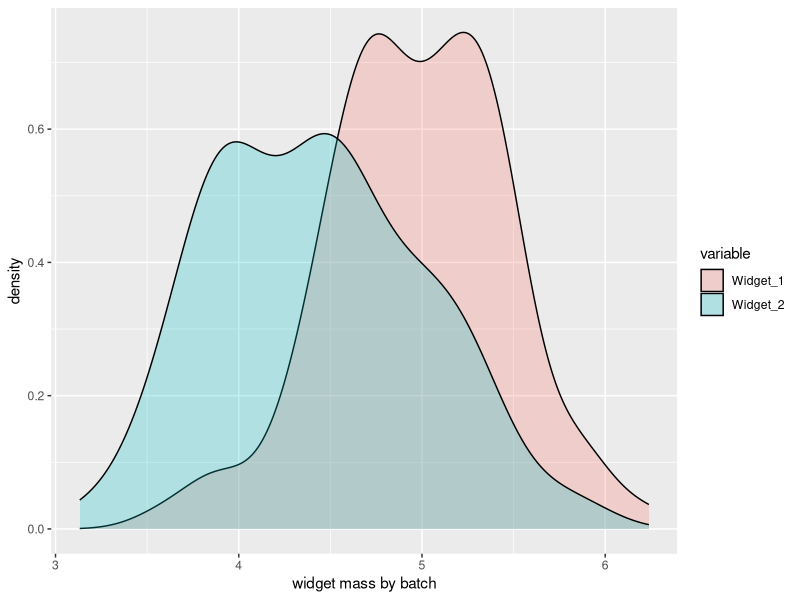
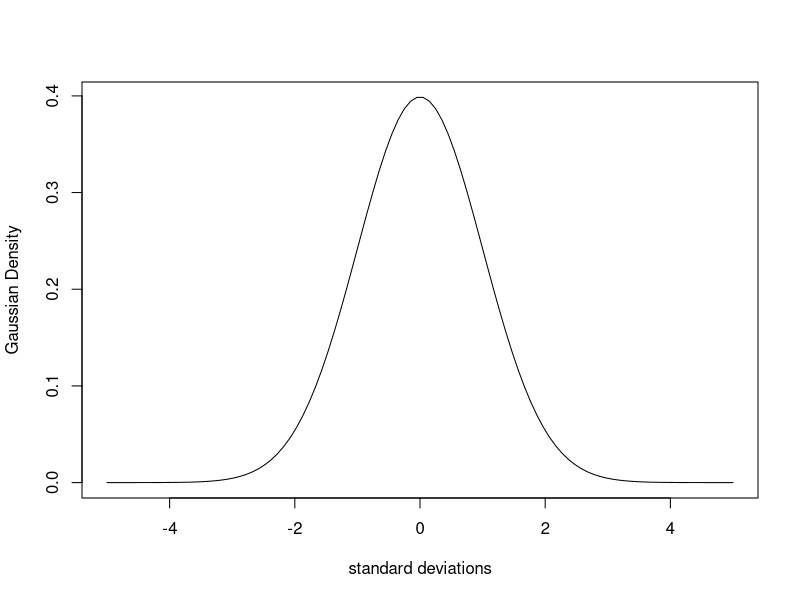
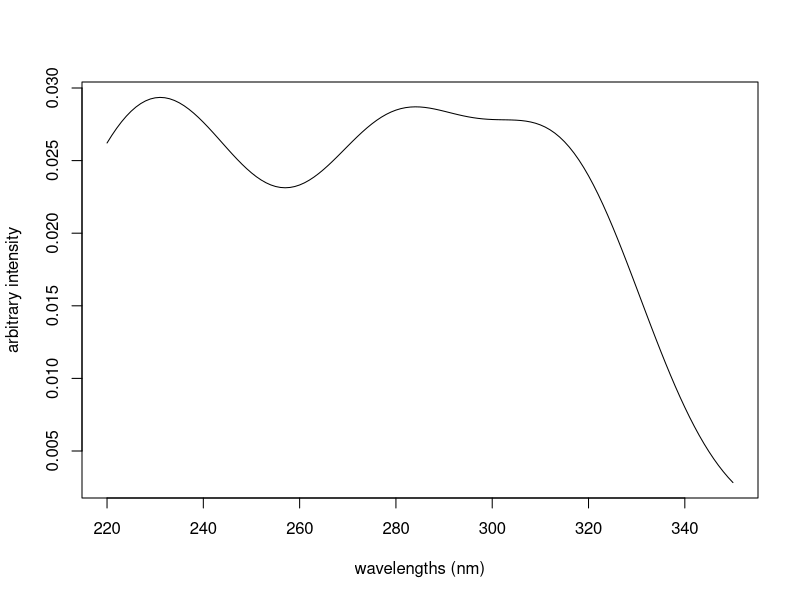
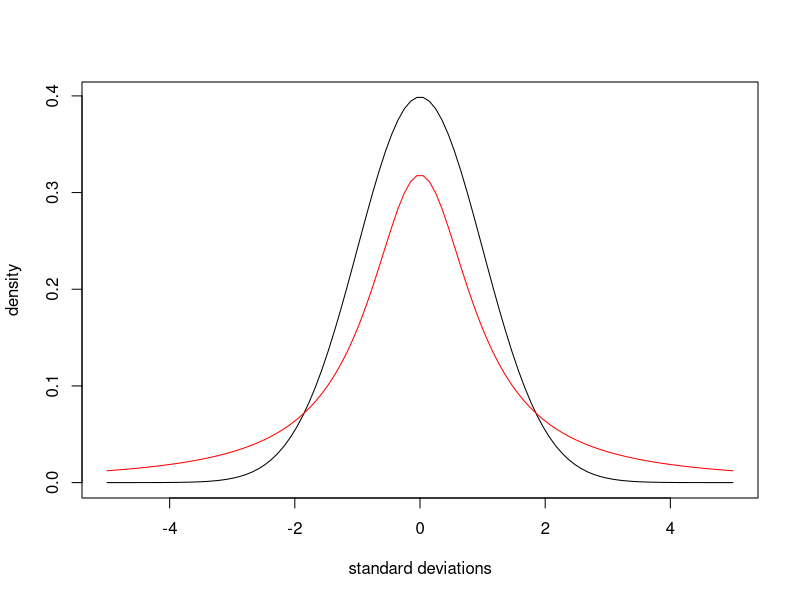
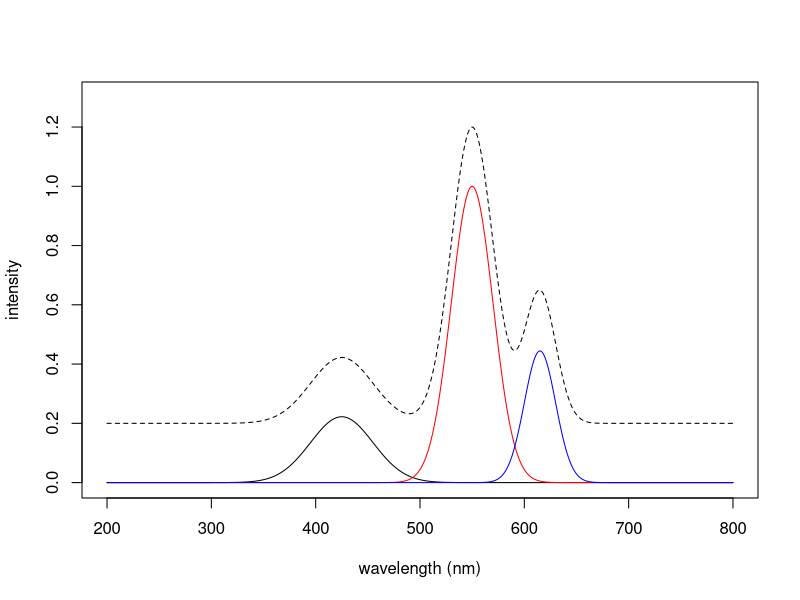
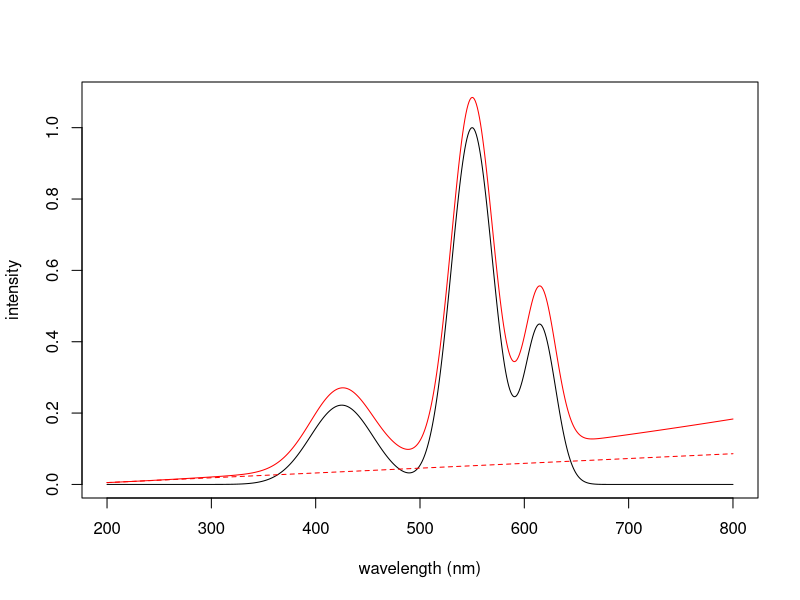
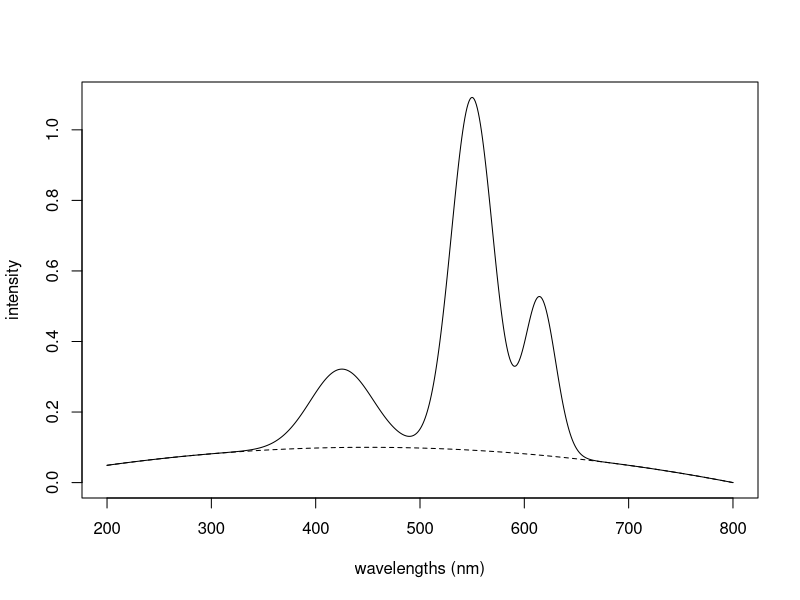

The R source for these figures, in order:
## ---- chunk 1
rm(list = ls())
library("knitr")
library("ggplot2")
library("reshape2")
opts_knit$set(echo = TRUE)
## ---- chunk 2
rnorm(3)
## ---- chunk 3
widget_1_masses <- rnorm(100, 5.0, 0.5) # mean mass 5.0
widget_2_masses <- rnorm(100, 4.5, 0.5) # mean mass 4.5
## ---- chunk 4
DF <- data.frame(Widget_1 = widget_1_masses, Widget_2 = widget_2_masses)
DF2 <- melt(DF)
p <- ggplot(data = DF2, aes(x = value, fill = variable))
p <- p + geom_density(alpha = 0.25) + labs(x = "widget mass by batch")
plot(p)
## ---- chunk 5
std_deviations <- seq(-5, 5, length.out = 100)
Gaussian_1 <- dnorm(std_deviations)
plot(std_deviations, Gaussian_1, type = "l",
  xlab = "standard deviations", ylab = "Gaussian Density")
## ---- chunk 6
wavelengths <- seq(220, 350, by = 1.0)
Peak1 <- dnorm(wavelengths, 230, 22)
Peak2 <- dnorm(wavelengths, 280, 17)
Peak3 <- dnorm(wavelengths, 315, 17)
Peaks123 <- colSums(rbind(1.6 * Peak1, Peak2, Peak3))
plot(wavelengths, Peaks123, type = "l",
  xlab = "wavelengths (nm)", ylab = "arbitrary intensity")
## ---- chunk 7
Gaussian_1 <- dnorm(std_deviations)
Cauchy_1 <- dcauchy(std_deviations)
plot(std_deviations, Gaussian_1, type = "l",
  xlab = "standard deviations", ylab = "density")
lines(std_deviations, Cauchy_1, col = "red")
## ---- chunk 8
wavelengths <- 200:800
Spec1 <- dnorm(wavelengths, 425, 30)
Spec2 <- dnorm(wavelengths, 550, 20) * 3 # boost the area
Spec3 <- dnorm(wavelengths, 615, 15)
Spec123 <- rbind(Spec1, Spec2, Spec3)
dim(Spec123) # matrix with samples in rows
## ---- chunk 9
scale01 <- function(M) {
  # scales the range of the matrix to [0...1]
  mn <- min(M)
  M <- M - mn
  mx <- max(M)
  M <- M/mx
}
## ---- chunk 10
Spec123 <- scale01(Spec123)
plot(wavelengths, Spec123[1,], col = "black", type = "l",
  xlab = "wavelength (nm)", ylab = "intensity",
  ylim = c(0, 1.3))
lines(wavelengths, Spec123[2,], col = "red")
lines(wavelengths, Spec123[3,], col = "blue")
lines(wavelengths, colSums(Spec123) + 0.2, lty = 2)
## ---- chunk 11
vander <- function(x, order) outer(x, 0:order, `^`)
vdm <- vander(wavelengths, 2)
dim(vdm)
vdm[1:5, 1:3]
vdm <- scale(vdm, center = FALSE, scale = c(1, 50, 2000))
## ---- chunk 12
coefs <- matrix(runif(nrow(Spec123) * 3), ncol = 3)
coefs
## ---- chunk 13
offsets <- coefs %*% t(vdm)
dim(offsets) # same dimensions as Spec123 above
offsets <- scale01(offsets) * 0.1
## ---- chunk 14
FinalSpec1 <- offsets + Spec123
plot(wavelengths, colSums(FinalSpec1), type = "l", col = "red",
  xlab = "wavelength (nm)", ylab = "intensity")
lines(wavelengths, colSums(Spec123))
fit <- lm(colSums(FinalSpec1)[1:20] ~ wavelengths[1:20])
lines(wavelengths, fit$coef[2]*wavelengths + fit$coef[1],
  col = "red", lty = 2) # good ol' y = mx + b
## ---- chunk 15
hump <- -1*(15*(wavelengths - 450))^2 # piece of a parabola
hump <- scale01(hump)
FinalSpec2 <- hump * 0.1 + colSums(Spec123)
plot(wavelengths, FinalSpec2, type = "l",
  xlab = "wavelengths (nm)", ylab = "intensity")
lines(wavelengths, hump * 0.1, lty = 2) # trace the hump
